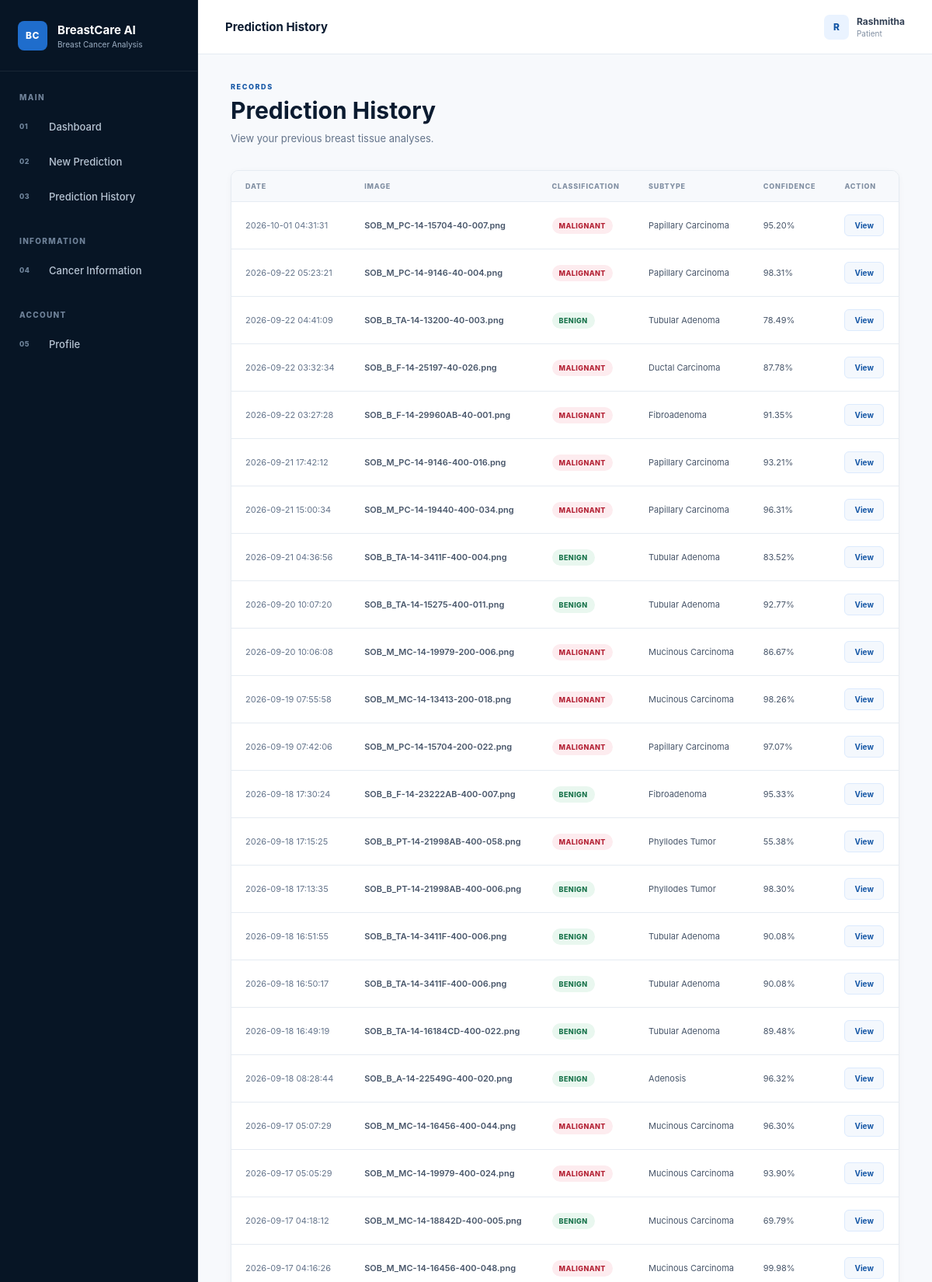
Screenshot of /history (signed in, upper part) with the database file from the repository.
### tables this page shows
CREATE TABLE predictions (

            id INTEGER PRIMARY KEY AUTOINCREMENT,

            user_id INTEGER NOT NULL,

            original_filename TEXT,

            image_path TEXT,

            gradcam_path TEXT,

            binary_prediction TEXT,

            binary_confidence REAL,

            subclass_prediction TEXT,

            subclass_confidence REAL,

            subclass_probabilities TEXT,

            created_at TIMESTAMP DEFAULT CURRENT_TIMESTAMP, activation_percentage REAL, stage TEXT, stage_confidence REAL, stage_score REAL, stage_notice TEXT,

            FOREIGN KEY(user_id)
                REFERENCES users(id)
        );

### app.py (the view)
@app.route("/history")
def history():
    check = patient_required()
    if check:
        return check
    raw_predictions = get_user_predictions(
        session["user_id"]
    )
    predictions = []
    for prediction_data in raw_predictions:
        prepared = prepare_prediction_for_template(
            prediction_data
        )
        if prepared:
            predictions.append(
                prepared
            )
    return render_template(
        "patient/history.html",
        predictions=predictions
    )

### app.py (called while the page is built)
def patient_required():
    if "user_id" not in session:
        return redirect(url_for("login"))
    if session.get("role") != "patient":
        return redirect(url_for("home"))
    return None

def get_cancer_info(name):
    if not name:
        return None
    key = str(name).strip().lower()
    key = key.replace(" ", "_")
    key = key.replace("-", "_")
    return CANCER_INFORMATION.get(key)

def row_to_dict(row):
    if row is None:
        return None
    try:
        return dict(row)
    except Exception:
        return row

### models.py (called while the page is built)
def get_db():
    connection = sqlite3.connect(
        DATABASE_PATH
    )
    connection.row_factory = sqlite3.Row
    return connection

def get_user_predictions(user_id):
    connection = get_db()
    predictions = connection.execute(
        """
        SELECT *
        FROM predictions
        WHERE user_id = ?
        ORDER BY created_at DESC
        """,
        (user_id,)
    ).fetchall()
    connection.close()
    return predictions

### templates/patient/history.html (shortened to what this page needs)
{% extends "base.html" %}
{% block topbar_title %}
Prediction History
{% endblock %}
{% block content %}
<div class="page-content">
    <div class="page-heading">
        <div class="eyebrow">
            RECORDS
        </div>
        <h1>
            Prediction History
        </h1>
        <p>
            View your previous breast tissue analyses.
        </p>
    </div>
    {% if predictions %}
    <div class="table-card">
        <div class="table-wrapper">
            <table class="data-table">
                <thead>
                    <tr>
                        <th>Date</th>
                        <th>Image</th>
                        <th>Classification</th>
                        <th>Subtype</th>
                        <th>Confidence</th>
                        <th>Action</th>
                    </tr>
                </thead>
                <tbody>
                {% for item in predictions %}
                    <tr>
                        <td>
                            <span class="table-date">
                                {{ item["created_at"] }}
                            </span>
                        </td>
                        <td>
                            <span class="table-file">
                                {{ item["original_filename"] }}
                            </span>
                        </td>
                        <td>
                            {% if item["binary_prediction"]|lower == "malignant" %}
                                <span class="status-badge malignant">
                                    Malignant
                                </span>
                            {% else %}
                                <span class="status-badge benign">
                                    Benign
                                </span>
                            {% endif %}
                        </td>
                        <td>
                            {% if item["subclass_prediction"] %}
                                {{
                                    item["subclass_prediction"]
                                    .replace("_", " ")
                                    .title()
                                }}
                            {% else %}
                                —
                            {% endif %}
                        </td>
                        <td>
                            {{
                                "%.2f"|format(
                                    item["binary_confidence"]|float
                                    if item["binary_confidence"]|float > 1
                                    else item["binary_confidence"]|float * 100
                                )
                            }}%
                        </td>
                        <td>
                            <a
                                href="{{ url_for(
                                    'prediction_detail',
                                    prediction_id=item['id']
                                ) }}"
                                class="table-action"
                            >
                                View
                            </a>
                        </td>
                    </tr>
                {% endfor %}
                </tbody>
            </table>
        </div>
    </div>
    {% endif %}
</div>
{% endblock %}

### static/css/style.css (style rules this page uses)
:root { --navy-950: #071525; --navy-900: #0b1b30; --navy-850: #10243d; --navy-800: #142b47; --blue-700: #1557a6; --blue-600: #1f6dcc; --blue-500: #3d86df; --blue-100: #eaf3ff; --blue-50: #f4f8fd; --white: #ffffff; --gray-950: #182333; --gray-800: #334155; --gray-700: #475569; --gray-600: #64748b; --gray-500: #8290a3; --gray-400: #a7b3c3; --gray-300: #d6dee8; --gray-200: #e5ebf2; --gray-100: #eef3f8; --gray-50: #f7f9fc; --green-700: #18734b; --green-100: #e9f7ef; --red-700: #b42336; --red-100: #fdecef; --shadow-sm: 0 2px 8px rgba(7, 21, 37, .04); --shadow-md: 0 8px 25px rgba(7, 21, 37, .06); --radius-sm: 6px; --radius-md: 10px; --radius-lg: 14px; --sidebar-width: 255px; }
* { box-sizing: border-box; margin: 0; padding: 0; }
html { scroll-behavior: smooth; }
body { font-family: Inter, ui-sans-serif, system-ui, -apple-system, BlinkMacSystemFont, "Segoe UI", sans-serif; background: var(--gray-50); color: var(--gray-950); min-height: 100vh; }
a { color: inherit; }
.page-content { max-width: 1380px; margin: 0 auto; padding: 36px 42px 60px; }
.page-heading { margin-bottom: 30px; }
.page-heading h1 { color: var(--navy-900); font-size: 30px; line-height: 1.2; font-weight: 750; margin: 7px 0 7px; }
.page-heading p { color: var(--gray-600); font-size: 13px; line-height: 1.7; }
.eyebrow { color: var(--blue-700); font-size: 9px; font-weight: 800; letter-spacing: 1.6px; text-transform: uppercase; }
.table-card { background: white; border: 1px solid var(--gray-200); border-radius: var(--radius-md); box-shadow: var(--shadow-sm); overflow: hidden; }
.table-wrapper { width: 100%; overflow-x: auto; }
.data-table { width: 100%; border-collapse: collapse; min-width: 760px; }
.data-table th { background: var(--gray-50); color: var(--gray-500); text-align: left; padding: 14px 18px; font-size: 9px; font-weight: 800; text-transform: uppercase; letter-spacing: .8px; border-bottom: 1px solid var(--gray-200); }
.data-table td { padding: 16px 18px; color: var(--gray-700); font-size: 11px; border-bottom: 1px solid var(--gray-200); vertical-align: middle; }
.data-table tbody tr { transition: background .15s ease; }
.table-file { color: var(--gray-700); font-weight: 600; }
.table-date { color: var(--gray-600); white-space: nowrap; }
.table-action { display: inline-flex; align-items: center; justify-content: center; padding: 7px 12px; color: var(--blue-700); background: var(--blue-50); border: 1px solid #dceafd; border-radius: 6px; text-decoration: none; font-size: 10px; font-weight: 750; transition: .2s ease; }
.status-badge, .role-badge { display: inline-flex; align-items: center; padding: 5px 9px; border-radius: 20px; font-size: 9px; font-weight: 800; text-transform: uppercase; letter-spacing: .4px; }
.status-badge.benign { background: var(--green-100); color: var(--green-700); }
.status-badge.malignant { background: var(--red-100); color: var(--red-700); }

### rows the page displays
predictions: created_at "2026-10-01 04:31:31", original_filename "SOB_M_PC-14-15704-40-007.png", binary_prediction "MALIGNANT", subclass_prediction "Papillary Carcinoma", binary_confidence "95.20"
predictions: created_at "2026-09-22 05:23:21", original_filename "SOB_M_PC-14-9146-40-004.png", binary_prediction "MALIGNANT", subclass_prediction "Papillary Carcinoma", binary_confidence "98.31"
predictions: created_at "2026-09-22 04:41:09", original_filename "SOB_B_TA-14-13200-40-003.png", binary_prediction "BENIGN", subclass_prediction "Tubular Adenoma", binary_confidence "78.49"
predictions: created_at "2026-09-22 03:32:34", original_filename "SOB_B_F-14-25197-40-026.png", binary_prediction "MALIGNANT", subclass_prediction "Ductal Carcinoma", binary_confidence "87.78"
predictions: created_at "2026-09-22 03:27:28", original_filename "SOB_B_F-14-29960AB-40-001.png", binary_prediction "MALIGNANT", subclass_prediction "Fibroadenoma", binary_confidence "91.35"
predictions: created_at "2026-09-21 17:42:12", original_filename "SOB_M_PC-14-9146-400-016.png", binary_prediction "MALIGNANT", subclass_prediction "Papillary Carcinoma", binary_confidence "93.21"
predictions: created_at "2026-09-21 15:00:34", original_filename "SOB_M_PC-14-19440-400-034.png", binary_prediction "MALIGNANT", subclass_prediction "Papillary Carcinoma", binary_confidence "96.31"
predictions: created_at "2026-09-21 04:36:56", original_filename "SOB_B_TA-14-3411F-400-004.png", binary_prediction "BENIGN", subclass_prediction "Tubular Adenoma", binary_confidence "83.52"
predictions: created_at "2026-09-20 10:07:20", original_filename "SOB_B_TA-14-15275-400-011.png", binary_prediction "BENIGN", subclass_prediction "Tubular Adenoma", binary_confidence "92.77"
predictions: created_at "2026-09-20 10:06:08", original_filename "SOB_M_MC-14-19979-200-006.png", binary_prediction "MALIGNANT", subclass_prediction "Mucinous Carcinoma", binary_confidence "86.67"
predictions: created_at "2026-09-19 07:55:58", original_filename "SOB_M_MC-14-13413-200-018.png", binary_prediction "MALIGNANT", subclass_prediction "Mucinous Carcinoma", binary_confidence "98.26"
predictions: created_at "2026-09-19 07:42:06", original_filename "SOB_M_PC-14-15704-200-022.png", binary_prediction "MALIGNANT", subclass_prediction "Papillary Carcinoma", binary_confidence "97.07"
predictions: created_at "2026-09-18 17:30:24", original_filename "SOB_B_F-14-23222AB-400-007.png", binary_prediction "BENIGN", subclass_prediction "Fibroadenoma", binary_confidence "95.33"
predictions: created_at "2026-09-18 17:15:25", original_filename "SOB_B_PT-14-21998AB-400-058.png", binary_prediction "MALIGNANT", subclass_prediction "Phyllodes Tumor", binary_confidence "55.38"
predictions: created_at "2026-09-18 17:13:35", original_filename "SOB_B_PT-14-21998AB-400-006.png", binary_prediction "BENIGN", subclass_prediction "Phyllodes Tumor", binary_confidence "98.30"
predictions: created_at "2026-09-18 16:51:55", original_filename "SOB_B_TA-14-3411F-400-006.png", binary_prediction "BENIGN", subclass_prediction "Tubular Adenoma", binary_confidence "90.08"
predictions: created_at "2026-09-18 16:50:17", original_filename "SOB_B_TA-14-3411F-400-006.png", binary_prediction "BENIGN", subclass_prediction "Tubular Adenoma", binary_confidence "90.08"
predictions: created_at "2026-09-18 16:49:19", original_filename "SOB_B_TA-14-16184CD-400-022.png", binary_prediction "BENIGN", subclass_prediction "Tubular Adenoma", binary_confidence "89.48"
predictions: created_at "2026-09-18 08:28:44", original_filename "SOB_B_A-14-22549G-400-020.png", binary_prediction "BENIGN", subclass_prediction "Adenosis", binary_confidence "96.32"
predictions: created_at "2026-09-17 05:07:29", original_filename "SOB_M_MC-14-16456-400-044.png", binary_prediction "MALIGNANT", subclass_prediction "Mucinous Carcinoma", binary_confidence "96.30"
predictions: created_at "2026-09-17 05:05:29", original_filename "SOB_M_MC-14-19979-400-024.png", binary_prediction "MALIGNANT", subclass_prediction "Mucinous Carcinoma", binary_confidence "93.90"
predictions: created_at "2026-09-17 04:18:12", original_filename "SOB_M_MC-14-18842D-400-005.png", binary_prediction "BENIGN", subclass_prediction "Mucinous Carcinoma", binary_confidence "69.79"
predictions: created_at "2026-09-17 04:16:26", original_filename "SOB_M_MC-14-16456-400-048.png", binary_prediction "MALIGNANT", subclass_prediction "Mucinous Carcinoma", binary_confidence "99.98"

### other values shown
{{ session.get("name", "U")[0]|upper }} "R"
{{ session.get("name", "User") }} "Rashmitha"
{{ session.get("role", "patient")|capitalize }} "Patient"
